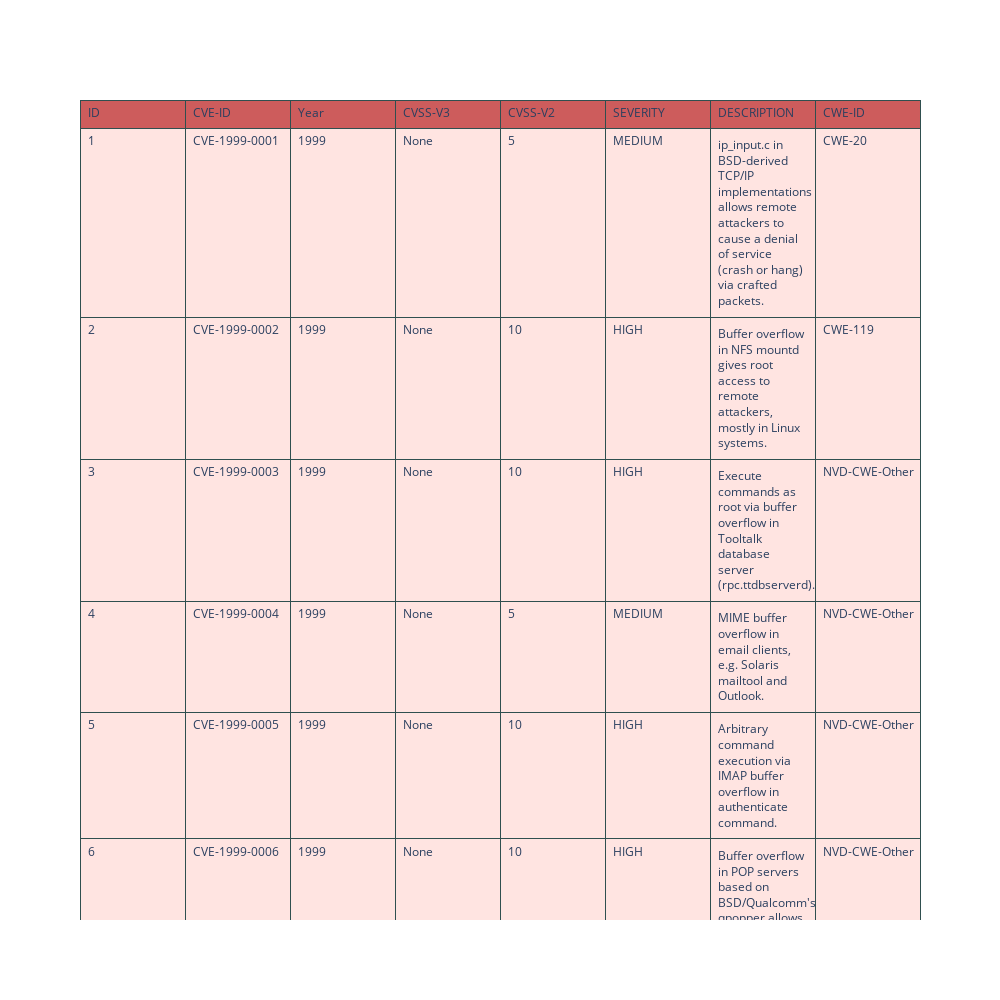

This figure's notebook cell:
### Code cell
import plotly.graph_objects as go
dataN=data.head(10)

fig = go.Figure(data=[go.Table(
    header=dict(values=dataN.columns,
                line_color='darkslategray',
                fill_color='indianred',
                align='left'),
    cells=dict(values=[dataN.ID, dataN["CVE-ID"], dataN.Year, dataN["CVSS-V3"],dataN["CVSS-V2"],dataN.SEVERITY,dataN.DESCRIPTION,dataN["CWE-ID"]], # 2nd column
               line_color='darkslategray',
               fill_color='mistyrose',
               align='left'))
])

fig.update_layout(width=1000, height=1000)
fig.show()

### Figure 1 — Plotly figure (JSON) as saved in the notebook; plotly's stock layout.template omitted (floating-point values rounded to 4 significant figures)
{"data": [{"cells": {"align": "left", "fill": {"color": "mistyrose"}, "line": {"color": "darkslategray"}, "values": [[1, 2, 3, 4, 5, 6, 7, 8, 9, 10], ["CVE-1999-0001", "CVE-1999-0002", "CVE-1999-0003", "CVE-1999-0004", "CVE-1999-0005", "CVE-1999-0006", "CVE-1999-0007", "CVE-1999-0008", "CVE-1999-0009", "CVE-1999-0010"], ["1999", "1999", "1999", "1999", "1999", "1999", "1999", "1999", "1999", "1999"], ["None", "None", "None", "None", "None", "None", "None", "None", "None", "None"], [5, 10, 10, 5, 10, 10, 5, 10, 10, 5], ["MEDIUM", "HIGH", "HIGH", "MEDIUM", "HIGH", "HIGH", "MEDIUM", "HIGH", "HIGH", "MEDIUM"], ["ip_input.c in BSD-derived TCP/IP implementations allows remote attackers to cause a denial of service (crash or hang) via crafted packets.", "Buffer overflow in NFS mountd gives root access to remote attackers, mostly in Linux systems.", "Execute commands as root via buffer overflow in Tooltalk database server (rpc.ttdbserverd).", "MIME buffer overflow in email clients, e.g. Solaris mailtool and Outlook.", "Arbitrary command execution via IMAP buffer overflow in authenticate command.", "Buffer overflow in POP servers based on BSD/Qualcomm's qpopper allows remote attackers to gain root access using a long PASS command.", "Information from SSL-encrypted sessions via PKCS #1.", "Buffer overflow in NIS+, in Sun's rpc.nisd program.", "Inverse query buffer overflow in BIND 4.9 and BIND 8 Releases.", "Denial of Service vulnerability in BIND 8 Releases via maliciously formatted DNS messages."], ["CWE-20", "CWE-119", "NVD-CWE-Other", "NVD-CWE-Other", "NVD-CWE-Other", "NVD-CWE-Other", "CWE-327", "NVD-CWE-Other", "NVD-CWE-Other", "NVD-CWE-Other"]]}, "header": {"align": "left", "fill": {"color": "indianred"}, "line": {"color": "darkslategray"}, "values": ["ID", "CVE-ID", "Year", "CVSS-V3", "CVSS-V2", "SEVERITY", "DESCRIPTION", "CWE-ID"]}, "type": "table"}], "layout": {"height": 1000, "width": 1000}}
